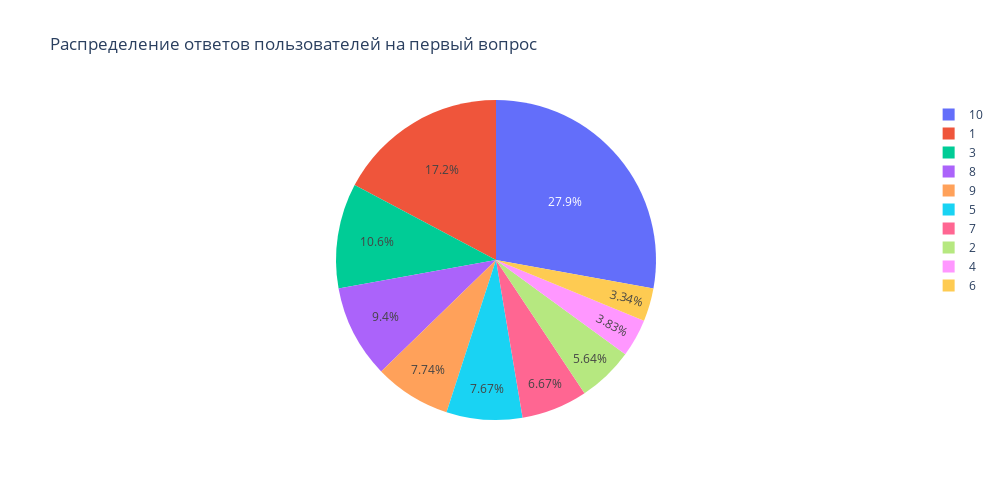

Notebook source saved alongside this figure:
### Markdown cell above
Визуализируем распределение частоты оценок пользователей на первый вопрос

### Code cell
# Построим график распределения ответо на первый вопрос с помощью plotly express
pie_Q1 = px.pie(answer_Q1, names = 'Q1', values = 'user_id',
                title = 'Распределение ответов пользователей на первый вопрос', width = 1000, height = 500)
pie_Q1.show()
pie_Q1.write_image("pie_Q1.png")

### Figure 1 — Plotly figure (JSON) as saved in the notebook; plotly's stock layout.template omitted (floating-point values rounded to 4 significant figures)
{"data": [{"domain": {"x": [0, 1], "y": [0, 1]}, "hovertemplate": "Q1=%{label}<br>user_id=%{value}<extra></extra>", "labels": [1, 2, 3, 4, 5, 6, 7, 8, 9, 10], "legendgroup": "", "name": "", "showlegend": true, "type": "pie", "values": [486, 159, 299, 108, 216, 94, 188, 265, 218, 785]}], "layout": {"height": 500, "legend": {"tracegroupgap": 0}, "title": {"text": "Распределение ответов пользователей на первый вопрос"}, "width": 1000}}
